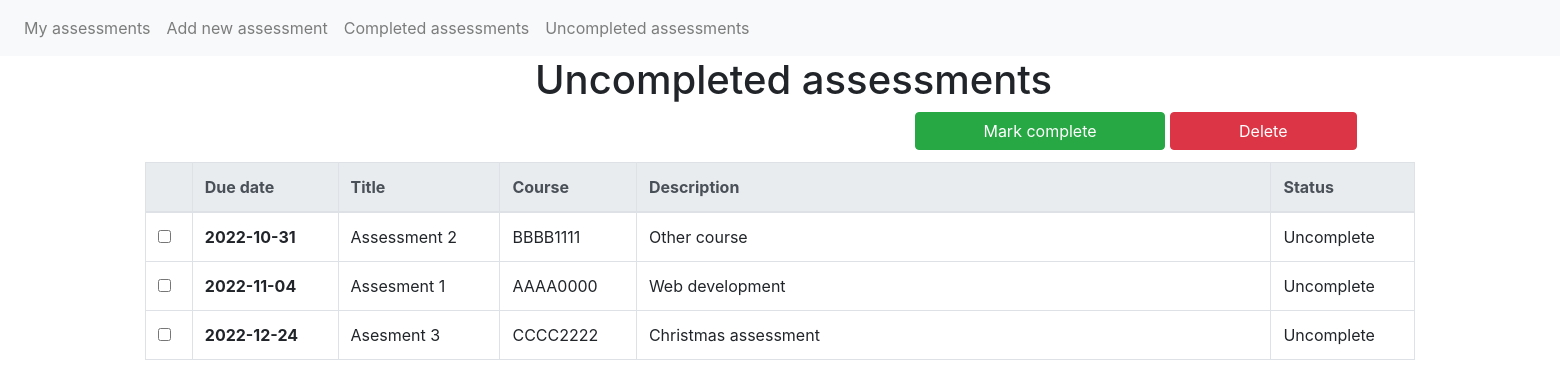
/incomplete, run on the app's committed database.
### app/models.py (models this page shows)
class Assessment(db.Model):
    id = db.Column(db.Integer, primary_key=True)
    title = db.Column(db.String(50))
    code = db.Column(db.String(20))
    deadline = db.Column(db.Date)
    description = db.Column(db.String(1000))
    complete = db.Column(db.Boolean)

### app/views.py (the view)
@app.route('/incomplete', methods=['GET', 'POST'])
def incomplete():
    return base('incomplete', collect_assessments(complete=False))

### app/views.py (called while the page is built)
def button_pressed(button):
    return button in request.form

def base(page, assessments):
    if button_pressed(f'{page}_button'):
        modify_selected(request.form[f'{page}_button']) # Button value corresponds to function name
        return redirect(url_for(page))
    return render_template(f'{page}.html', assessments=assessments)

def collect_assessments(complete=True, incomplete=True):
    return sorted([ass for ass in Assessment.query.all()
                   if ass.complete == complete
                   or ass.complete != incomplete], key=lambda x: x.deadline)

### app/templates/incomplete.html
{% extends "table.html" %}
{% block title %}
<h1>Uncompleted assessments</h1>
{% endblock %}
{% block buttons %}
<button type="submit" name="incomplete_button" value="mark_complete" class="btn btn-success offset-4 col-4">Mark
    complete</button>
<button type="submit" name="incomplete_button" value="delete" class="btn btn-danger col-3">Delete</button>
{% endblock %}

### app/templates/table.html (shortened to what this page needs)
{% extends "base.html" %}
{% block content %}
<div class="container-fluid">
    <div class="row">
        <div class="col-12 offset-lg-4 offset-md-3">
            {% block title %}{% endblock %}
        </div>
    </div>
    <body>
        <form action="" method="post">
            <div class="row">
                <div class="col-lg-6 col-md-8 col-sm-12 offset-lg-5 offset-md-3 offset-sm-0" style="height: 50px">
                    {% block buttons %}{% endblock %}
                </div>
            </div>
            <div class="row">
                <div class="col-lg-10 col-md-12 col-sm-12 col-xs-12 offset-lg-1">
                    <table class="table table-hover table-bordered">
                        <thead class="thead-light">
                            {% if assessments|length == 0 %}
                            <tr>
                                <th scope="col">No assessments</th>
                            </tr>
                            {% else %}
                            <tr>
                                <th scope="col"></th>
                                <th scope="col">Due date</th>
                                <th scope="col">Title</th>
                                <th scope="col">Course</th>
                                <th class="col-lg-6 col-md-4 col-sm-2 col-xs-1">Description</th>
                                <th scope="col">Status</th>
                            </tr>
                            {% endif %}
                        </thead>
                        <tbody>
                            {% for ass in assessments %}
                            <tr>
                                <td><input type="checkbox" name="assessment_id" , value="{{ ass.id }}"></td>
                                <th scope=" row">{{ ass.deadline }}</th>
                                <td>{{ ass.title }}</td>
                                <td>{{ ass.code }}</td>
                                <td>{{ ass.description }}</td>
                                <td>
                                    {% if ass.complete %}
                                    Complete
                                    {% else %}
                                    Uncomplete
                                    {% endif %}
                                </td>
                            </tr>
                            {% endfor %}
                        </tbody>
                    </table>
                </div>
        </form>
    </body>
</div>
{% endblock %}

### data on the page
Assessment: deadline "2022-10-31", title "Assessment 2", code "BBBB1111", description "Other course", complete "Uncomplete"
Assessment: deadline "2022-11-04", title "Assesment 1", code "AAAA0000", description "Web development", complete "Uncomplete"
Assessment: deadline "2022-12-24", title "Asesment 3", code "CCCC2222", description "Christmas assessment", complete "Uncomplete"
